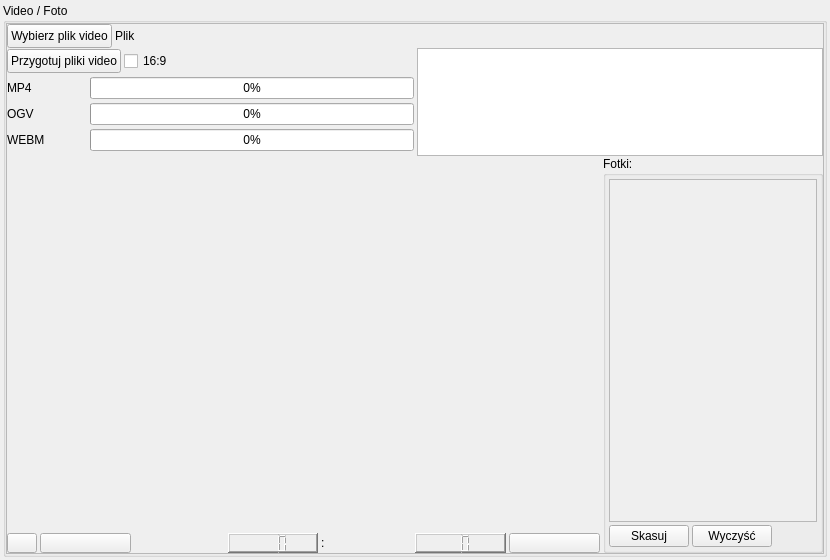
<?xml version="1.0" encoding="UTF-8"?>
<ui version="4.0">
 <class>VideoForm</class>
 <widget class="QWidget" name="VideoForm">
  <property name="geometry">
   <rect>
    <x>0</x>
    <y>0</y>
    <width>830</width>
    <height>560</height>
   </rect>
  </property>
  <property name="sizePolicy">
   <sizepolicy hsizetype="Preferred" vsizetype="Ignored">
    <horstretch>0</horstretch>
    <verstretch>0</verstretch>
   </sizepolicy>
  </property>
  <property name="minimumSize">
   <size>
    <width>830</width>
    <height>560</height>
   </size>
  </property>
  <property name="windowTitle">
   <string>Form</string>
  </property>
  <layout class="QVBoxLayout" name="verticalLayout">
   <property name="spacing">
    <number>3</number>
   </property>
   <property name="leftMargin">
    <number>3</number>
   </property>
   <property name="topMargin">
    <number>3</number>
   </property>
   <property name="rightMargin">
    <number>3</number>
   </property>
   <property name="bottomMargin">
    <number>3</number>
   </property>
   <item>
    <widget class="QGroupBox" name="videoGroupBox">
     <property name="sizePolicy">
      <sizepolicy hsizetype="MinimumExpanding" vsizetype="MinimumExpanding">
       <horstretch>0</horstretch>
       <verstretch>0</verstretch>
      </sizepolicy>
     </property>
     <property name="title">
      <string>Video / Foto</string>
     </property>
     <layout class="QVBoxLayout" name="verticalLayout_3">
      <property name="spacing">
       <number>0</number>
      </property>
      <property name="leftMargin">
       <number>0</number>
      </property>
      <property name="topMargin">
       <number>0</number>
      </property>
      <property name="rightMargin">
       <number>0</number>
      </property>
      <property name="bottomMargin">
       <number>0</number>
      </property>
      <item>
       <widget class="QScrollArea" name="scrollArea">
        <property name="sizePolicy">
         <sizepolicy hsizetype="MinimumExpanding" vsizetype="MinimumExpanding">
          <horstretch>0</horstretch>
          <verstretch>0</verstretch>
         </sizepolicy>
        </property>
        <property name="widgetResizable">
         <bool>true</bool>
        </property>
        <widget class="QWidget" name="scrollAreaWidgetContents">
         <property name="geometry">
          <rect>
           <x>0</x>
           <y>0</y>
           <width>816</width>
           <height>529</height>
          </rect>
         </property>
         <layout class="QVBoxLayout" name="verticalLayout_4">
          <property name="spacing">
           <number>0</number>
          </property>
          <property name="leftMargin">
           <number>0</number>
          </property>
          <property name="topMargin">
           <number>0</number>
          </property>
          <property name="rightMargin">
           <number>0</number>
          </property>
          <property name="bottomMargin">
           <number>0</number>
          </property>
          <item>
           <layout class="QHBoxLayout" name="horizontalLayout_5">
            <property name="spacing">
             <number>3</number>
            </property>
            <item>
             <widget class="QPushButton" name="openAviButton">
              <property name="sizePolicy">
               <sizepolicy hsizetype="Fixed" vsizetype="Fixed">
                <horstretch>0</horstretch>
                <verstretch>0</verstretch>
               </sizepolicy>
              </property>
              <property name="minimumSize">
               <size>
                <width>0</width>
                <height>24</height>
               </size>
              </property>
              <property name="text">
               <string>Wybierz plik video</string>
              </property>
              <property name="icon">
               <iconset>
                <normaloff>:/images/win/fileopen.png</normaloff>:/images/win/fileopen.png</iconset>
              </property>
             </widget>
            </item>
            <item>
             <widget class="QLabel" name="aviLabel">
              <property name="sizePolicy">
               <sizepolicy hsizetype="MinimumExpanding" vsizetype="Preferred">
                <horstretch>0</horstretch>
                <verstretch>0</verstretch>
               </sizepolicy>
              </property>
              <property name="text">
               <string>Plik</string>
              </property>
             </widget>
            </item>
           </layout>
          </item>
          <item>
           <layout class="QHBoxLayout" name="horizontalLayout_15">
            <property name="spacing">
             <number>3</number>
            </property>
            <item>
             <layout class="QVBoxLayout" name="verticalLayout_2">
              <property name="spacing">
               <number>3</number>
              </property>
              <item>
               <layout class="QHBoxLayout" name="horizontalLayout_3">
                <item>
                 <widget class="QPushButton" name="convertButton">
                  <property name="sizePolicy">
                   <sizepolicy hsizetype="Fixed" vsizetype="Fixed">
                    <horstretch>0</horstretch>
                    <verstretch>0</verstretch>
                   </sizepolicy>
                  </property>
                  <property name="minimumSize">
                   <size>
                    <width>0</width>
                    <height>24</height>
                   </size>
                  </property>
                  <property name="toolTip">
                   <string>Nie musisz przygotowywać plików video na stronę na swoim komputerze. Jeśli tego nie zrobisz serwer sam je przygotuje, ale nie nastąpi to natychmiast.</string>
                  </property>
                  <property name="text">
                   <string>Przygotuj pliki video</string>
                  </property>
                 </widget>
                </item>
                <item>
                 <widget class="QCheckBox" name="wideCheckBox">
                  <property name="text">
                   <string>16:9</string>
                  </property>
                 </widget>
                </item>
                <item>
                 <spacer name="horizontalSpacer_2">
                  <property name="orientation">
                   <enum>Qt::Horizontal</enum>
                  </property>
                  <property name="sizeHint" stdset="0">
                   <size>
                    <width>40</width>
                    <height>20</height>
                   </size>
                  </property>
                 </spacer>
                </item>
               </layout>
              </item>
              <item>
               <layout class="QHBoxLayout" name="horizontalLayout_13">
                <property name="spacing">
                 <number>3</number>
                </property>
                <item>
                 <widget class="QLabel" name="MP4label">
                  <property name="minimumSize">
                   <size>
                    <width>80</width>
                    <height>0</height>
                   </size>
                  </property>
                  <property name="text">
                   <string>MP4</string>
                  </property>
                 </widget>
                </item>
                <item>
                 <widget class="QProgressBar" name="mp4ProgressBar">
                  <property name="sizePolicy">
                   <sizepolicy hsizetype="MinimumExpanding" vsizetype="Fixed">
                    <horstretch>0</horstretch>
                    <verstretch>0</verstretch>
                   </sizepolicy>
                  </property>
                  <property name="minimumSize">
                   <size>
                    <width>50</width>
                    <height>0</height>
                   </size>
                  </property>
                  <property name="maximumSize">
                   <size>
                    <width>16777215</width>
                    <height>16777215</height>
                   </size>
                  </property>
                  <property name="value">
                   <number>0</number>
                  </property>
                  <property name="alignment">
                   <set>Qt::AlignCenter</set>
                  </property>
                 </widget>
                </item>
               </layout>
              </item>
              <item>
               <layout class="QHBoxLayout" name="horizontalLayout_9">
                <property name="spacing">
                 <number>3</number>
                </property>
                <item>
                 <widget class="QLabel" name="OGVlabel">
                  <property name="minimumSize">
                   <size>
                    <width>80</width>
                    <height>0</height>
                   </size>
                  </property>
                  <property name="text">
                   <string>OGV</string>
                  </property>
                 </widget>
                </item>
                <item>
                 <widget class="QProgressBar" name="ogvProgressBar">
                  <property name="value">
                   <number>0</number>
                  </property>
                  <property name="alignment">
                   <set>Qt::AlignCenter</set>
                  </property>
                 </widget>
                </item>
               </layout>
              </item>
              <item>
               <layout class="QHBoxLayout" name="horizontalLayout_14">
                <property name="spacing">
                 <number>3</number>
                </property>
                <item>
                 <widget class="QLabel" name="WEBMlabel">
                  <property name="minimumSize">
                   <size>
                    <width>80</width>
                    <height>0</height>
                   </size>
                  </property>
                  <property name="text">
                   <string>WEBM</string>
                  </property>
                 </widget>
                </item>
                <item>
                 <widget class="QProgressBar" name="webmProgressBar">
                  <property name="value">
                   <number>0</number>
                  </property>
                  <property name="alignment">
                   <set>Qt::AlignCenter</set>
                  </property>
                 </widget>
                </item>
               </layout>
              </item>
             </layout>
            </item>
            <item alignment="Qt::AlignTop">
             <widget class="QTextBrowser" name="console">
              <property name="sizePolicy">
               <sizepolicy hsizetype="MinimumExpanding" vsizetype="MinimumExpanding">
                <horstretch>0</horstretch>
                <verstretch>0</verstretch>
               </sizepolicy>
              </property>
              <property name="minimumSize">
               <size>
                <width>0</width>
                <height>108</height>
               </size>
              </property>
              <property name="maximumSize">
               <size>
                <width>16777215</width>
                <height>0</height>
               </size>
              </property>
              <property name="openLinks">
               <bool>false</bool>
              </property>
             </widget>
            </item>
           </layout>
          </item>
          <item>
           <layout class="QHBoxLayout" name="horizontalLayout_7">
            <property name="spacing">
             <number>3</number>
            </property>
            <item>
             <layout class="QHBoxLayout" name="horizontalLayout">
              <item>
               <layout class="QVBoxLayout" name="verticalLayout_5">
                <property name="spacing">
                 <number>3</number>
                </property>
                <item>
                 <widget class="Phonon::VideoPlayer" name="videoPlayer" native="true">
                  <property name="sizePolicy">
                   <sizepolicy hsizetype="MinimumExpanding" vsizetype="MinimumExpanding">
                    <horstretch>0</horstretch>
                    <verstretch>0</verstretch>
                   </sizepolicy>
                  </property>
                  <property name="minimumSize">
                   <size>
                    <width>400</width>
                    <height>226</height>
                   </size>
                  </property>
                  <property name="maximumSize">
                   <size>
                    <width>9999</width>
                    <height>9999</height>
                   </size>
                  </property>
                  <property name="baseSize">
                   <size>
                    <width>0</width>
                    <height>0</height>
                   </size>
                  </property>
                  <property name="layoutDirection">
                   <enum>Qt::LeftToRight</enum>
                  </property>
                  <property name="autoFillBackground">
                   <bool>true</bool>
                  </property>
                 </widget>
                </item>
                <item>
                 <layout class="QHBoxLayout" name="horizontalLayout_6">
                  <property name="spacing">
                   <number>3</number>
                  </property>
                  <property name="sizeConstraint">
                   <enum>QLayout::SetMinimumSize</enum>
                  </property>
                  <item>
                   <widget class="QPushButton" name="startButton">
                    <property name="sizePolicy">
                     <sizepolicy hsizetype="Preferred" vsizetype="Fixed">
                      <horstretch>0</horstretch>
                      <verstretch>0</verstretch>
                     </sizepolicy>
                    </property>
                    <property name="minimumSize">
                     <size>
                      <width>0</width>
                      <height>20</height>
                     </size>
                    </property>
                    <property name="maximumSize">
                     <size>
                      <width>30</width>
                      <height>20</height>
                     </size>
                    </property>
                    <property name="toolTip">
                     <string>Play</string>
                    </property>
                    <property name="text">
                     <string/>
                    </property>
                    <property name="icon">
                     <iconset resource="textedit.qrc">
                      <normaloff>:/images/media-playback-start.png</normaloff>:/images/media-playback-start.png</iconset>
                    </property>
                   </widget>
                  </item>
                  <item>
                   <widget class="QPushButton" name="pauseButton">
                    <property name="minimumSize">
                     <size>
                      <width>20</width>
                      <height>20</height>
                     </size>
                    </property>
                    <property name="maximumSize">
                     <size>
                      <width>16777215</width>
                      <height>20</height>
                     </size>
                    </property>
                    <property name="toolTip">
                     <string>Pause</string>
                    </property>
                    <property name="text">
                     <string/>
                    </property>
                    <property name="icon">
                     <iconset resource="textedit.qrc">
                      <normaloff>:/images/media-playback-pause.png</normaloff>:/images/media-playback-pause.png</iconset>
                    </property>
                   </widget>
                  </item>
                  <item>
                   <widget class="Phonon::SeekSlider" name="seekSlider" native="true">
                    <property name="sizePolicy">
                     <sizepolicy hsizetype="Preferred" vsizetype="Fixed">
                      <horstretch>0</horstretch>
                      <verstretch>0</verstretch>
                     </sizepolicy>
                    </property>
                    <property name="minimumSize">
                     <size>
                      <width>0</width>
                      <height>20</height>
                     </size>
                    </property>
                    <property name="maximumSize">
                     <size>
                      <width>16777215</width>
                      <height>20</height>
                     </size>
                    </property>
                    <property name="pageStep" stdset="0">
                     <number>1000</number>
                    </property>
                    <property name="singleStep" stdset="0">
                     <number>100</number>
                    </property>
                   </widget>
                  </item>
                  <item>
                   <widget class="QLCDNumber" name="totalTimeMin">
                    <property name="sizePolicy">
                     <sizepolicy hsizetype="Minimum" vsizetype="Fixed">
                      <horstretch>0</horstretch>
                      <verstretch>0</verstretch>
                     </sizepolicy>
                    </property>
                    <property name="minimumSize">
                     <size>
                      <width>0</width>
                      <height>20</height>
                     </size>
                    </property>
                    <property name="maximumSize">
                     <size>
                      <width>16777215</width>
                      <height>20</height>
                     </size>
                    </property>
                    <property name="toolTip">
                     <string>Czas całkowity [min]</string>
                    </property>
                    <property name="frameShape">
                     <enum>QFrame::WinPanel</enum>
                    </property>
                    <property name="frameShadow">
                     <enum>QFrame::Raised</enum>
                    </property>
                    <property name="smallDecimalPoint">
                     <bool>false</bool>
                    </property>
                    <property name="digitCount">
                     <number>3</number>
                    </property>
                   </widget>
                  </item>
                  <item>
                   <widget class="QLabel" name="label_4">
                    <property name="sizePolicy">
                     <sizepolicy hsizetype="Preferred" vsizetype="Fixed">
                      <horstretch>0</horstretch>
                      <verstretch>0</verstretch>
                     </sizepolicy>
                    </property>
                    <property name="minimumSize">
                     <size>
                      <width>0</width>
                      <height>20</height>
                     </size>
                    </property>
                    <property name="maximumSize">
                     <size>
                      <width>16777215</width>
                      <height>20</height>
                     </size>
                    </property>
                    <property name="text">
                     <string>:</string>
                    </property>
                   </widget>
                  </item>
                  <item>
                   <widget class="QLCDNumber" name="totalTimeSec">
                    <property name="sizePolicy">
                     <sizepolicy hsizetype="Minimum" vsizetype="Fixed">
                      <horstretch>0</horstretch>
                      <verstretch>0</verstretch>
                     </sizepolicy>
                    </property>
                    <property name="minimumSize">
                     <size>
                      <width>0</width>
                      <height>20</height>
                     </size>
                    </property>
                    <property name="maximumSize">
                     <size>
                      <width>16777215</width>
                      <height>20</height>
                     </size>
                    </property>
                    <property name="toolTip">
                     <string>Czas całkowity [sec]</string>
                    </property>
                    <property name="frameShape">
                     <enum>QFrame::WinPanel</enum>
                    </property>
                    <property name="frameShadow">
                     <enum>QFrame::Raised</enum>
                    </property>
                    <property name="digitCount">
                     <number>2</number>
                    </property>
                   </widget>
                  </item>
                  <item>
                   <widget class="QPushButton" name="stopklatkaButton">
                    <property name="minimumSize">
                     <size>
                      <width>0</width>
                      <height>20</height>
                     </size>
                    </property>
                    <property name="maximumSize">
                     <size>
                      <width>16777215</width>
                      <height>20</height>
                     </size>
                    </property>
                    <property name="toolTip">
                     <string>Zapisz stopklatkę</string>
                    </property>
                    <property name="text">
                     <string/>
                    </property>
                    <property name="icon">
                     <iconset resource="textedit.qrc">
                      <normaloff>:/images/insert-image.png</normaloff>:/images/insert-image.png</iconset>
                    </property>
                   </widget>
                  </item>
                 </layout>
                </item>
               </layout>
              </item>
              <item>
               <widget class="QGroupBox" name="fotkiGroupBox">
                <property name="maximumSize">
                 <size>
                  <width>220</width>
                  <height>16777215</height>
                 </size>
                </property>
                <property name="title">
                 <string>Fotki:</string>
                </property>
                <layout class="QVBoxLayout" name="verticalLayout_10">
                 <property name="spacing">
                  <number>3</number>
                 </property>
                 <property name="leftMargin">
                  <number>3</number>
                 </property>
                 <property name="topMargin">
                  <number>3</number>
                 </property>
                 <property name="rightMargin">
                  <number>3</number>
                 </property>
                 <property name="bottomMargin">
                  <number>3</number>
                 </property>
                 <item>
                  <widget class="QScrollArea" name="scrollArea_2">
                   <property name="sizePolicy">
                    <sizepolicy hsizetype="MinimumExpanding" vsizetype="MinimumExpanding">
                     <horstretch>0</horstretch>
                     <verstretch>0</verstretch>
                    </sizepolicy>
                   </property>
                   <property name="widgetResizable">
                    <bool>true</bool>
                   </property>
                   <widget class="QWidget" name="fotkiScroll">
                    <property name="geometry">
                     <rect>
                      <x>0</x>
                      <y>0</y>
                      <width>206</width>
                      <height>330</height>
                     </rect>
                    </property>
                    <layout class="QVBoxLayout" name="verticalLayout_9">
                     <property name="spacing">
                      <number>0</number>
                     </property>
                     <property name="leftMargin">
                      <number>0</number>
                     </property>
                     <property name="topMargin">
                      <number>0</number>
                     </property>
                     <property name="rightMargin">
                      <number>0</number>
                     </property>
                     <property name="bottomMargin">
                      <number>0</number>
                     </property>
                     <item>
                      <layout class="QVBoxLayout" name="fotkiList">
                       <property name="spacing">
                        <number>3</number>
                       </property>
                       <property name="sizeConstraint">
                        <enum>QLayout::SetMinimumSize</enum>
                       </property>
                       <item>
                        <spacer name="verticalSpacer_3">
                         <property name="orientation">
                          <enum>Qt::Vertical</enum>
                         </property>
                         <property name="sizeType">
                          <enum>QSizePolicy::MinimumExpanding</enum>
                         </property>
                         <property name="sizeHint" stdset="0">
                          <size>
                           <width>20</width>
                           <height>0</height>
                          </size>
                         </property>
                        </spacer>
                       </item>
                      </layout>
                     </item>
                    </layout>
                   </widget>
                  </widget>
                 </item>
                 <item>
                  <layout class="QHBoxLayout" name="horizontalLayout_10">
                   <property name="spacing">
                    <number>3</number>
                   </property>
                   <item>
                    <widget class="QPushButton" name="fotkiDelSel">
                     <property name="text">
                      <string>Skasuj</string>
                     </property>
                    </widget>
                   </item>
                   <item>
                    <widget class="QPushButton" name="fotkiDelAll">
                     <property name="text">
                      <string>Wyczyść</string>
                     </property>
                    </widget>
                   </item>
                   <item>
                    <spacer name="horizontalSpacer_9">
                     <property name="orientation">
                      <enum>Qt::Horizontal</enum>
                     </property>
                     <property name="sizeHint" stdset="0">
                      <size>
                       <width>40</width>
                       <height>20</height>
                      </size>
                     </property>
                    </spacer>
                   </item>
                  </layout>
                 </item>
                </layout>
               </widget>
              </item>
             </layout>
            </item>
           </layout>
          </item>
         </layout>
        </widget>
       </widget>
      </item>
     </layout>
    </widget>
   </item>
  </layout>
 </widget>
 <customwidgets>
  <customwidget>
   <class>Phonon::VideoPlayer</class>
   <extends>QWidget</extends>
   <header location="global">phonon/videoplayer.h</header>
  </customwidget>
  <customwidget>
   <class>Phonon::SeekSlider</class>
   <extends>QWidget</extends>
   <header location="global">phonon/seekslider.h</header>
  </customwidget>
 </customwidgets>
 <resources>
  <include location="textedit.qrc"/>
 </resources>
 <connections/>
</ui>
